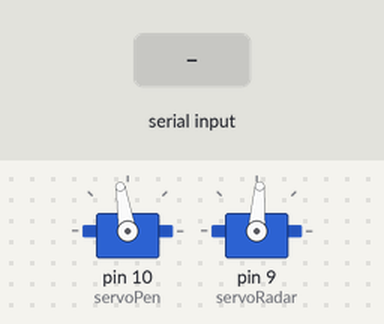
Bench run of a sketch on a simulated Arduino Uno, built with avr-gcc and run on an emulated ATmega328P. Parts: 2 × servo. The inputs (shaded band) are chosen by the test bench. What the sketch prints to the serial monitor is not drawn.

Above: at 1.0 s.
1.1 s: "1" received over Serial
At 2.1 s:
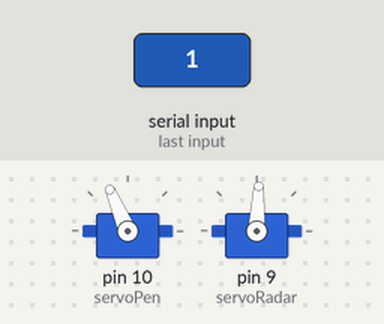
2.7 s: byte 9 (9) received over Serial
At 3.3 s:
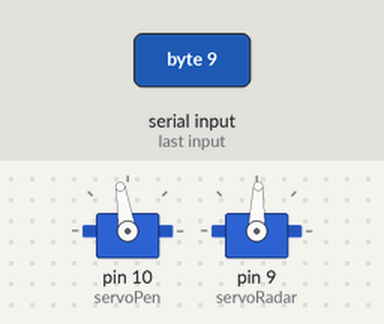
4.2 s: "0" received over Serial
At 5.4 s:
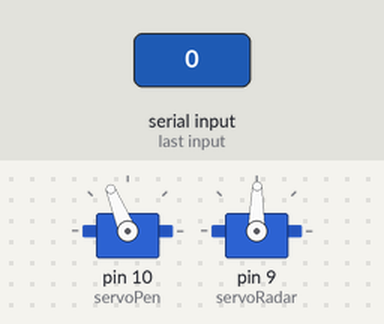
5.7 s: "2" received over Serial
At 6.8 s:
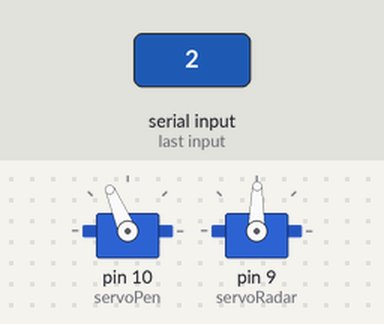
Timing chart, 0 to 8.2 s (numbered marks = the images above; inputs shaded):
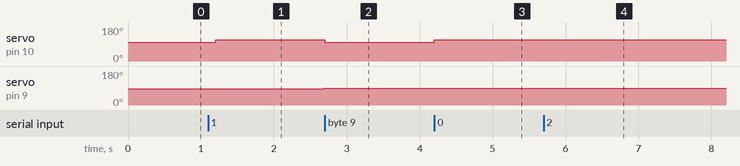

The sketch:

double_click_arduino_2014_09_25.ino
```cpp
// doubleCLICK - by OfficineSISTEMICHE - april 2014


//occhio a: void establishContact() {

#include <Servo.h>

Servo servoPen, servoRadar;  // create servo objects
// a maximum of eight servo objects can be created

int brighRead;
int posPen = 1460;
boolean downPen = false;
boolean downPPen = false;

boolean invertRadar = false;
//int StartposRadar = 73;
int StartposRadar = 1500 + 80 - 100;
int posRadar;
int shiftRadar = 4;
int moveRadar;
int slowRadar = 0;
int ritardo = 0;

void setup()
{
  Serial.begin(9600);

  servoPen.attach(10);  // attaches the servo on pin 10 to the servo object
  servoRadar.attach(9, 1000, 2000);  // attaches the servo on pin 9 to the servo object

  servoPen.writeMicroseconds(posPen + 100);
  servoRadar.writeMicroseconds(StartposRadar);

  establishContact();


}


void loop()
{

  if (Serial.available() > 0) {
    //read serial: it will be a number between 1 (black) and 9 (white)
    brighRead = Serial.read();


/*--------------------- only BlackandWhite value
    if (brighRead < 9){
      servoPen.write(posPen + touchPen);
      downPen = true;
      }
    if (brighRead == 9){
      servoPen.write(posPen);
      downPen = false;
      }
*/

    if (brighRead == 9){
      servoPen.writeMicroseconds(posPen + 100);
      } else {

//--------------------- for GREY scale values
    brighRead *= -5; // per pennello
    //brighRead *= -2; // per pennello muji??

    servoPen.writeMicroseconds(posPen - brighRead);
        delay(ritardo);

    }

        //------------------------------brush----- 20°
    if (posRadar > 200){
      invertRadar = true;
    }
    if (posRadar < 1){
      invertRadar = false;
    }
    if (invertRadar == true){
      moveRadar = - shiftRadar;
    }
    if (invertRadar == false){
      moveRadar = + shiftRadar;
    }

        posRadar += moveRadar;

    //servoRadar.write(StartposRadar + posRadar);
    servoRadar.writeMicroseconds(StartposRadar + posRadar);
    //delay(ritardo + (ritardo * abs(pbrighRead - brighRead)));
    delay(ritardo);


   Serial.write(posRadar);


  }
}

void establishContact() {
  while (Serial.available() <= 0) {
    Serial.print('A');   // send a capital A
    delay(300);
  }
}
```

Measured:
- after the input at 1.1 s, servo on pin 10 (servoPen): 99° → 113° after 0.10 s; servo on pin 9 (servoRadar): 86° → 87° after 0.10 s
- after the input at 2.7 s, servo on pin 10 (servoPen): 113° → 99° at once; servo on pin 9 (servoRadar): 87° → 88° at once
- after the input at 4.2 s, servo on pin 10 (servoPen): 99° → 112° at once; servo on pin 9 (servoRadar): 88° → 89° at once
- after the input at 5.7 s, servo on pin 10 (servoPen): 112° → 113° at once
